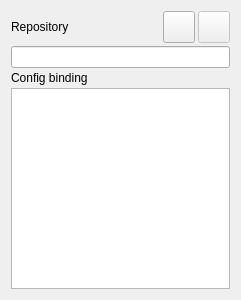
<?xml version="1.0" encoding="UTF-8"?>
<ui version="4.0">
 <class>ConfigSetWidget</class>
 <widget class="QWidget" name="ConfigSetWidget">
  <property name="geometry">
   <rect>
    <x>0</x>
    <y>0</y>
    <width>241</width>
    <height>300</height>
   </rect>
  </property>
  <layout class="QGridLayout" name="gridLayout">
   <property name="spacing">
    <number>3</number>
   </property>
   <item row="0" column="0">
    <widget class="QLabel" name="labelRepository">
     <property name="text">
      <string>Repository</string>
     </property>
    </widget>
   </item>
   <item row="2" column="0">
    <widget class="QLabel" name="labelConfigSet">
     <property name="text">
      <string>Config binding</string>
     </property>
    </widget>
   </item>
   <item row="3" column="0" colspan="3">
    <widget class="QTreeView" name="treeViewConfigSet">
     <property name="sizePolicy">
      <sizepolicy hsizetype="Preferred" vsizetype="Expanding">
       <horstretch>0</horstretch>
       <verstretch>0</verstretch>
      </sizepolicy>
     </property>
     <property name="rootIsDecorated">
      <bool>false</bool>
     </property>
     <property name="headerHidden">
      <bool>true</bool>
     </property>
     <property name="expandsOnDoubleClick">
      <bool>false</bool>
     </property>
     <attribute name="headerStretchLastSection">
      <bool>false</bool>
     </attribute>
    </widget>
   </item>
   <item row="0" column="1">
    <widget class="QToolButton" name="buttonSetFileRepo">
     <property name="minimumSize">
      <size>
       <width>32</width>
       <height>32</height>
      </size>
     </property>
     <property name="toolTip">
      <string>Choose directory repository</string>
     </property>
     <property name="icon">
      <iconset resource="../../ConfigWidgets.qrc">
       <normaloff>:/oxygen/document-open-folder</normaloff>:/oxygen/document-open-folder</iconset>
     </property>
    </widget>
   </item>
   <item row="0" column="2">
    <widget class="QToolButton" name="buttonSetDatabaseRepo">
     <property name="enabled">
      <bool>false</bool>
     </property>
     <property name="minimumSize">
      <size>
       <width>32</width>
       <height>32</height>
      </size>
     </property>
     <property name="toolTip">
      <string>Choose database repository</string>
     </property>
     <property name="icon">
      <iconset resource="../../ConfigWidgets.qrc">
       <normaloff>:/oxygen/network-server-database</normaloff>:/oxygen/network-server-database</iconset>
     </property>
    </widget>
   </item>
   <item row="1" column="0" colspan="3">
    <widget class="QLineEdit" name="lineEditRepository">
     <property name="sizePolicy">
      <sizepolicy hsizetype="Preferred" vsizetype="Fixed">
       <horstretch>0</horstretch>
       <verstretch>0</verstretch>
      </sizepolicy>
     </property>
     <property name="readOnly">
      <bool>true</bool>
     </property>
    </widget>
   </item>
  </layout>
 </widget>
 <resources>
  <include location="../../ConfigWidgets.qrc"/>
 </resources>
 <connections/>
</ui>
